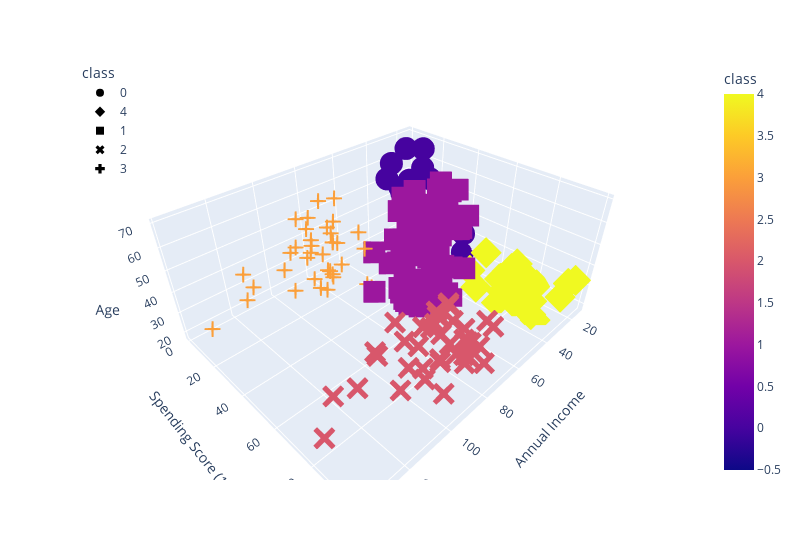

Write notebook code for a chart like this one.
### Code cell
# Plotting the 3D-Scatter with x="Annual Income", y="Spending Score (1-100)" and z="Age"
fig = px.scatter_3d(
    five_clusters,
    x="Annual Income",
    y="Spending Score (1-100)",
    z="Age",
    color="class",
    symbol="class",
    width=800,
)
fig.update_layout(legend=dict(x=0, y=1))
fig.show()

### Figure 1 — Plotly figure (JSON) as saved in the notebook; plotly's stock layout.template omitted (floating-point values rounded to 4 significant figures)
{"data": [{"hovertemplate": "class=%{marker.color}<br>Annual Income=%{x}<br>Spending Score (1-100)=%{y}<br>Age=%{z}<extra></extra>", "legendgroup": "0", "marker": {"color": [0, 0, 0, 0, 0, 0, 0, 0, 0, 0, 0, 0, 0, 0, 0, 0, 0, 0, 0, 0, 0, 0, 0], "coloraxis": "coloraxis", "symbol": "circle"}, "mode": "markers", "name": "0", "scene": "scene", "showlegend": true, "type": "scatter3d", "x": [15, 16, 17, 18, 19, 19, 20, 20, 21, 23, 24, 25, 28, 28, 29, 30, 33, 33, 34, 37, 38, 39, 39], "y": [39, 6, 40, 6, 3, 14, 15, 13, 35, 29, 35, 5, 14, 32, 31, 4, 4, 14, 17, 26, 35, 36, 28], "z": [19, 20, 31, 35, 64, 67, 58, 37, 35, 52, 35, 46, 54, 45, 40, 60, 53, 49, 42, 36, 65, 48, 49]}, {"hovertemplate": "class=%{marker.color}<br>Annual Income=%{x}<br>Spending Score (1-100)=%{y}<br>Age=%{z}<extra></extra>", "legendgroup": "4", "marker": {"color": [4, 4, 4, 4, 4, 4, 4, 4, 4, 4, 4, 4, 4, 4, 4, 4, 4, 4, 4, 4, 4, 4, 4], "coloraxis": "coloraxis", "symbol": "diamond"}, "mode": "markers", "name": "4", "scene": "scene", "showlegend": true, "type": "scatter3d", "x": [15, 16, 17, 18, 19, 19, 20, 20, 21, 23, 24, 25, 28, 28, 29, 30, 33, 33, 34, 37, 38, 39, 39], "y": [81, 77, 76, 94, 72, 99, 77, 79, 66, 98, 73, 73, 82, 61, 87, 73, 92, 81, 73, 75, 92, 61, 65], "z": [21, 23, 22, 23, 30, 35, 24, 22, 20, 35, 25, 31, 29, 35, 23, 21, 18, 21, 30, 20, 24, 31, 24]}, {"hovertemplate": "class=%{marker.color}<br>Annual Income=%{x}<br>Spending Score (1-100)=%{y}<br>Age=%{z}<extra></extra>", "legendgroup": "1", "marker": {"color": [1, 1, 1, 1, 1, 1, 1, 1, 1, 1, 1, 1, 1, 1, 1, 1, 1, 1, 1, 1, 1, 1, 1, 1, 1, 1, 1, 1, 1, 1, 1, 1, 1, 1, 1, 1, 1, 1, 1, 1, 1, 1, 1, 1, 1, 1, 1, 1, 1, 1, 1, 1, 1, 1, 1, 1, 1, 1, 1, 1, 1, 1, 1, 1, 1, 1, 1, 1, 1, 1, 1, 1, 1, 1, 1, 1, 1, 1, 1], "coloraxis": "coloraxis", "symbol": "square"}, "mode": "markers", "name": "1", "scene": "scene", "showlegend": true, "type": "scatter3d", "x": [40, 40, 40, 40, 42, 42, 43, 43, 43, 43, 44, 44, 46, 46, 46, 46, 47, 47, 48, 48, 48, 48, 48, 48, 49, 49, 50, 50, 54, 54, 54, 54, 54, 54, 54, 54, 54, 54, 54, 54, 57, 57, 58, 58, 59, 59, 60, 60, 60, 60, 60, 60, 61, 61, 62, 62, 62, 62, 62, 62, 63, 63, 63, 63, 63, 63, 64, 64, 65, 65, 65, 65, 67, 67, 67, 67, 69, 71, 76], "y": [55, 47, 42, 42, 52, 60, 54, 60, 45, 41, 50, 46, 51, 46, 56, 55, 52, 59, 51, 59, 50, 48, 59, 47, 55, 42, 49, 56, 47, 54, 53, 48, 52, 42, 51, 55, 41, 44, 57, 46, 58, 55, 60, 46, 55, 41, 49, 40, 42, 52, 47, 50, 42, 49, 41, 48, 59, 55, 56, 42, 50, 46, 43, 48, 52, 54, 42, 46, 48, 50, 43, 59, 43, 57, 56, 40, 58, 35, 40], "z": [50, 27, 29, 31, 49, 33, 31, 59, 50, 47, 51, 69, 27, 53, 70, 19, 67, 54, 63, 18, 43, 68, 19, 32, 70, 47, 60, 60, 59, 26, 45, 40, 23, 49, 57, 38, 67, 46, 21, 48, 55, 22, 34, 50, 68, 18, 48, 40, 32, 24, 47, 27, 48, 20, 23, 49, 67, 26, 49, 21, 66, 54, 68, 66, 65, 19, 38, 19, 18, 19, 63, 49, 51, 50, 27, 38, 40, 43, 28]}, {"hovertemplate": "class=%{marker.color}<br>Annual Income=%{x}<br>Spending Score (1-100)=%{y}<br>Age=%{z}<extra></extra>", "legendgroup": "2", "marker": {"color": [2, 2, 2, 2, 2, 2, 2, 2, 2, 2, 2, 2, 2, 2, 2, 2, 2, 2, 2, 2, 2, 2, 2, 2, 2, 2, 2, 2, 2, 2, 2, 2, 2, 2, 2, 2, 2, 2, 2], "coloraxis": "coloraxis", "symbol": "x"}, "mode": "markers", "name": "2", "scene": "scene", "showlegend": true, "type": "scatter3d", "x": [69, 70, 71, 71, 71, 72, 73, 73, 74, 75, 76, 77, 77, 78, 78, 78, 78, 78, 78, 79, 81, 85, 86, 87, 87, 87, 88, 88, 93, 97, 98, 99, 101, 103, 103, 113, 120, 126, 137], "y": [91, 77, 95, 75, 75, 71, 88, 73, 72, 93, 87, 97, 74, 90, 88, 76, 89, 78, 73, 83, 93, 75, 95, 63, 75, 92, 86, 69, 90, 86, 88, 97, 68, 85, 69, 91, 79, 74, 83], "z": [39, 31, 40, 38, 39, 31, 29, 32, 35, 32, 32, 28, 32, 34, 39, 38, 27, 30, 30, 29, 31, 36, 33, 32, 28, 36, 30, 27, 35, 32, 29, 30, 28, 36, 32, 38, 35, 32, 30]}, {"hovertemplate": "class=%{marker.color}<br>Annual Income=%{x}<br>Spending Score (1-100)=%{y}<br>Age=%{z}<extra></extra>", "legendgroup": "3", "marker": {"color": [3, 3, 3, 3, 3, 3, 3, 3, 3, 3, 3, 3, 3, 3, 3, 3, 3, 3, 3, 3, 3, 3, 3, 3, 3, 3, 3, 3, 3, 3, 3, 3, 3, 3, 3, 3], "coloraxis": "coloraxis", "symbol": "cross"}, "mode": "markers", "name": "3", "scene": "scene", "showlegend": true, "type": "scatter3d", "x": [70, 71, 71, 72, 73, 73, 74, 75, 77, 77, 78, 78, 78, 78, 78, 78, 79, 81, 85, 86, 87, 87, 87, 88, 88, 93, 97, 98, 99, 101, 103, 103, 113, 120, 126, 137], "y": [29, 11, 9, 34, 5, 7, 10, 5, 12, 36, 22, 17, 20, 16, 1, 1, 35, 5, 26, 20, 27, 13, 10, 13, 15, 14, 32, 15, 39, 24, 17, 23, 8, 16, 28, 18], "z": [23, 59, 47, 25, 20, 44, 19, 57, 25, 48, 34, 43, 44, 47, 37, 34, 56, 19, 50, 42, 36, 40, 36, 52, 58, 59, 37, 46, 41, 54, 41, 34, 33, 47, 45, 32]}], "layout": {"coloraxis": {"colorbar": {"title": {"text": "class"}}, "colorscale": [[0, "#0d0887"], [0.1111, "#46039f"], [0.2222, "#7201a8"], [0.3333, "#9c179e"], [0.4444, "#bd3786"], [0.5556, "#d8576b"], [0.6667, "#ed7953"], [0.7778, "#fb9f3a"], [0.8889, "#fdca26"], [1, "#f0f921"]]}, "legend": {"title": {"text": "class"}, "tracegroupgap": 0, "x": 0, "y": 1}, "margin": {"t": 60}, "scene": {"domain": {"x": [0, 1], "y": [0, 1]}, "xaxis": {"title": {"text": "Annual Income"}}, "yaxis": {"title": {"text": "Spending Score (1-100)"}}, "zaxis": {"title": {"text": "Age"}}}, "width": 800}}
